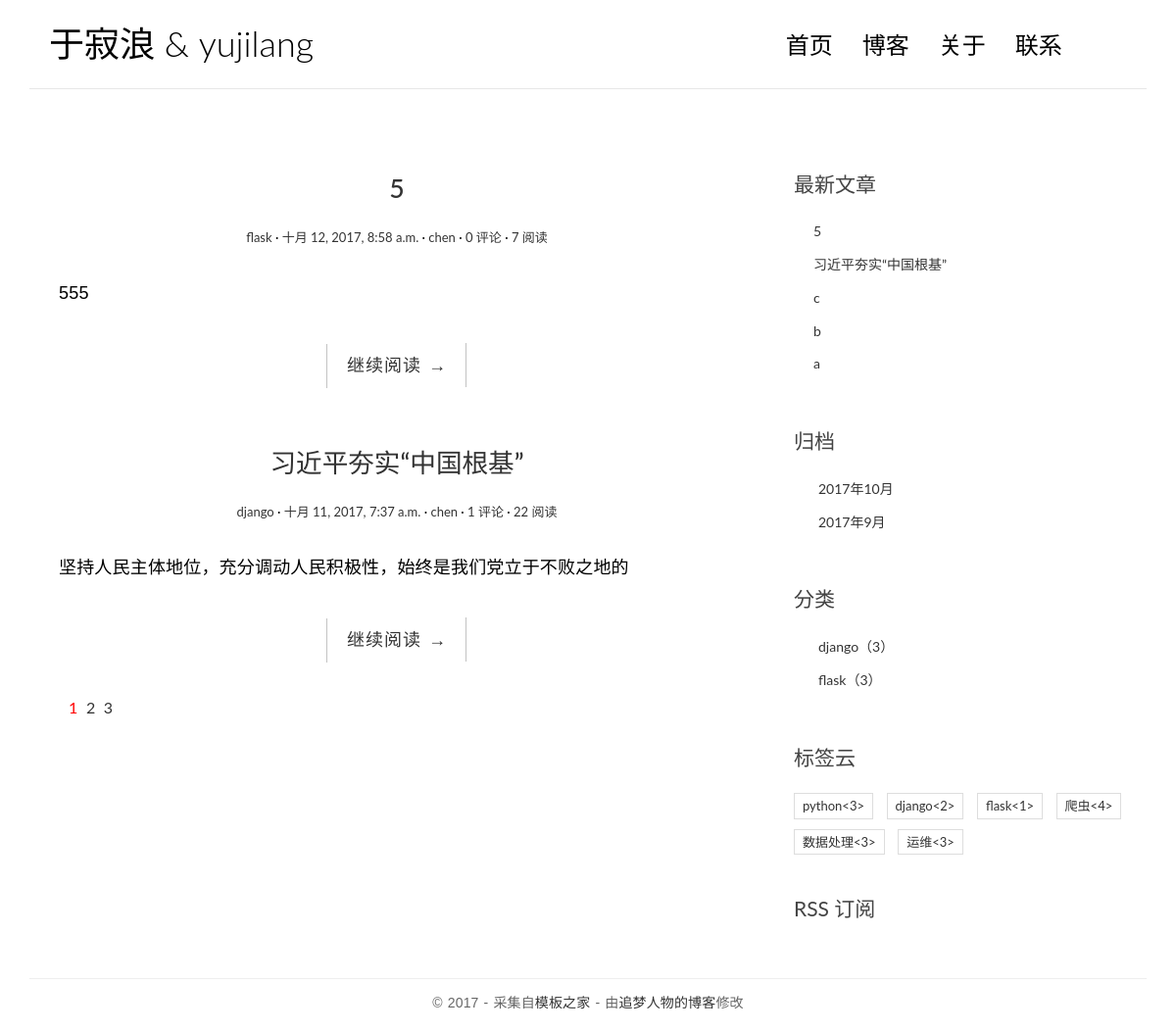
The page / on the database its author committed.
### blog/models.py (models this page shows, shortened)
class Post(models.Model):
    title=models.CharField(max_length=64)
    body=models.TextField()
    created_time=models.DateTimeField()
    modified_time=models.DateTimeField()
    exerpt=models.CharField(max_length=256,blank=True)
    category = models.ForeignKey(Category)
    tags = models.ManyToManyField(Tag, blank=True)
    author = models.ForeignKey(User)
    views = models.PositiveIntegerField(default=0)
    def get_absolute_url(self):
        return reverse('blog:detail',kwargs={'pk':self.pk})
    class Meta:
        ordering = ['-created_time','-modified_time']

class Category(models.Model):
    name=models.CharField(max_length=64)

class Tag(models.Model):
    name=models.CharField(max_length=64)

### blog/views.py (the view, shortened to what this page needs)
# urls.py: url(r'^$',views.IndexView.as_view(),name='index'),
class IndexView(ListView):
    model = Post
    template_name = 'blog/index.html'
    context_object_name = 'post_list'
    paginate_by = 2
    def pagination_data(self, paginator, page, is_paginated):
        if not is_paginated:
            return {}
        left = []
        right = []
        left_has_more = False
        right_has_more = False
        first = False
        last = False
        page_number = page.number
        total_pages = paginator.num_pages
        page_range = paginator.page_range
        if page_number == 1:
            right = page_range[page_number:page_number + 2]
            if right[-1] < total_pages - 1:
                right_has_more = True
            if right[-1] < total_pages:
                last = True
        elif page_number == total_pages:
            left = page_range[(page_number - 3) if (page_number - 3) > 0 else 0:page_number - 1]
            if left[0] > 2:
                left_has_more = True
            if left[0] > 1:
                first = True
        data = {
            'left': left,
            'right': right,
            'left_has_more': left_has_more,
            'right_has_more': right_has_more,
            'first': first,
            'last': last,
        }
        return data
    """
        在视图函数中将模板变量传递给模板是通过给 render 函数的 context 参数传递一个字典实现的，
        例如 render(request, 'blog/index.html', context={'post_list': post_list})，
        这里传递了一个 {'post_list': post_list} 字典给模板。
        在类视图中，这个需要传递的模板变量字典是通过 get_context_data 获得的，
        所以我们复写该方法，以便我们能够自己再插入一些我们自定义的模板变量进去。
    """
    def get_context_data(self, **kwargs):
        context = super().get_context_data(**kwargs)
        paginator = context.get('paginator')
        page = context.get('page_obj')
        is_paginated = context.get('is_paginated')
        pagination_data = self.pagination_data(paginator, page, is_paginated)
        context.update(pagination_data)
        return context

### blog/templatetags/blog_tags.py (called while the page is built)
@register.simple_tag
def get_recent_posts(num=5):
    return Post.objects.all()[:num]

@register.simple_tag
def archives():
    return Post.objects.dates('created_time','month',order='DESC')

@register.simple_tag
def get_categories():
    return Category.objects.annotate(num_posts=Count('post')).filter(num_posts__gt=0)

@register.simple_tag
def get_tags():
    return Tag.objects.annotate(num_posts=Count('post')).filter(num_posts__gt=0)

### templates/blog/index.html (shortened to what this page needs)
{% extends 'base.html' %}
{% block main %}
     <main class="col-md-8">
        {% for post in post_list %}
            <article class="post post-{{ post.pk }}">
                <header class="entry-header">
                    <h1 class="entry-title">
                        <a href="{{ post.get_absolute_url }}">{{ post.title }}</a>
                    </h1>
                    <div class="entry-meta">
                        <span class="post-category"><a href="{{ post.get_absolute_url }}">{{ post.category.name }}</a></span>
                        <span class="post-date"><a href="#"><time class="entry-date"
                                                                  datetime="{{ post.created_time }}">{{ post.created_time }}</time></a></span>
                        <span class="post-author"><a href="#">{{ post.author }}</a></span>
                        <span class="comments-link"><a href="{{ post.get_absolute_url }}#comment-area">{{ post.comment_set.count }} 评论</a></span>
                        <span class="views-count"><a href="#">{{ post.views }} 阅读</a></span>
                    </div>
                </header>
                <div class="entry-content clearfix">
                    <p> {{ post.exerpt }} </p>
                    <div class="read-more cl-effect-14">
                        <a href="{{ post.get_absolute_url }}" class="more-link">继续阅读 <span class="meta-nav">→</span></a>
                    </div>
                </div>
            </article>
        {% empty %}
            <div class="no-post">暂时还没有发布的文章！</div>
        {% endfor %}
        {% if is_paginated %}
            <div class="pagination">
                <ul>
                    <li class="current">
                        <a href="?page={{ page_obj.number }}">{{ page_obj.number }}</a>
                    </li>
                    {% if right %}
                        {% for i in right %}
                            <li><a href="?page={{ i }}">{{ i }}</a></li>
                        {% endfor %}
                    {% endif %}
                </ul>
            </div>
        {% endif %}
    </main>
{% endblock %}

### templates/base.html (shortened to what this page needs)
{% load staticfiles %}
{% load blog_tags %}
<!DOCTYPE html>
<html>
<head>
    <link rel="stylesheet" href="{% static 'blog/css/bootstrap.min.css' %}">
    <link rel="stylesheet" href="http://code.ionicframework.com/ionicons/2.0.1/css/ionicons.min.css">
    <link rel="stylesheet" href="{% static 'blog/css/pace.css' %}">
    <link rel="stylesheet" href="{% static 'blog/css/custom.css' %}">
    <link rel="stylesheet" href="{% static 'blog/css/highlights/borland.css' %}">
</head>
<body>
<div class="container">
    <header id="site-header">
        <div class="row">
            <div class="col-md-4 col-sm-5 col-xs-8">
                <div class="logo">
                    <h1><a href="{% url 'blog:index' %}"><b>于寂浪</b> &amp; yujilang</a></h1>
                </div>
            </div>
            <div class="col-md-8 col-sm-7 col-xs-4">
                <nav class="main-nav" role="navigation">
                    <div class="collapse navbar-collapse" id="bs-example-navbar-collapse-1">
                        <ul class="nav navbar-nav navbar-right">
                            <li class="cl-effect-11"><a href="{% url 'blog:index' %}" data-hover="首页">首页</a></li>
                            <li class="cl-effect-11"><a href="full-width.html" data-hover="博客">博客</a></li>
                            <li class="cl-effect-11"><a href="about.html" data-hover="关于">关于</a></li>
                            <li class="cl-effect-11"><a href="contact.html" data-hover="联系">联系</a></li>
                        </ul>
                    </div>
                </nav>
            </div>
        </div>
    </header>
</div>
<div class="content-body">
    <div class="container">
        <div class="row">
          {% block main %}
          {% endblock %}
            <aside class="col-md-4">
                <div class="widget widget-recent-posts">
                    <h3 class="widget-title">最新文章</h3>
                    {% get_recent_posts as recent_post_list %}
                    <ul>
                        {% for post in recent_post_list %}
                            <li>
                                <a href="{{ post.get_absolute_url }}">
                                    {{ post.title }}
                                </a>
                            </li>
                        {% empty %}
                            没有文章！
                        {% endfor %}
                    </ul>
                </div>
                <div class="widget widget-archives">
                    <h3 class="widget-title">归档</h3>
                    {% archives as date_list %}
                    <ul>
                        {% for data in date_list %}
                            <li>
                                <a href="{% url 'blog:archives' data.year data.month %}">
                                    {{ data.year }}年{{ data.month }}月
                                </a>
                            </li>
                        {% empty %}
                            没有归档！
                        {% endfor %}
                    </ul>
                </div>
                <div class="widget widget-category">
                    <h3 class="widget-title">分类</h3>
                    {% get_categories as category_list %}
                    <ul>
                        {% for category in category_list %}
                            <li>
                                <a href="{% url 'blog:category' category.pk %}">
                                    {{ category.name }}<span class="post-count">（{{ category.num_posts }}）</span>
                                </a>
                            </li>
                        {% empty %}
                            没有分类！
                        {% endfor %}
                    </ul>
                </div>
                <div class="widget widget-tag-cloud">
                    <h3 class="widget-title">标签云</h3>
                    {% get_tags as tag_list %}
                    <ul>
                        {% for tag in tag_list %}
                            <li>
                                <a href="{% url 'blog:tag' tag.pk %}">
                                    {{ tag.name }}<{{ tag.num_posts }}>
                                </a>
                            </li>
                        {% empty %}
                            暂无标签！
                        {% endfor %}
                    </ul>
                </div>
                <div class="rss">
                    <a href="{% url 'rss' %}"> RSS 订阅</a>
                </div>
            </aside>
        </div>
    </div>
</div>
<footer id="site-footer">
    <div class="container">
        <div class="row">
            <div class="col-md-12">
                <p class="copyright">&copy 2017 - 采集自<a href="http://www.cssmoban.com/"
                                                        target="_blank" title="模板之家">模板之家</a>
                    - 由<a href="http://zmrenwu.com/" title="网页模板" target="_blank">追梦人物的博客</a>修改
                </p>
            </div>
        </div>
    </div>
</footer>
</body>
</html>

### blog/static/blog/css/custom.css (style rules this page uses)
* { outline: none; }
h1, h2, h3, h4, h5, h6 { margin-top: 0; }
b { font-weight: 400; }
a { color: #333; }
body { color: #444; font-family: 'Lato', sans-serif; }
p { font-family: 'Ubuntu', sans-serif; font-weight: 400; word-spacing: 1px; letter-spacing: 0.01em; }
#site-header { background-color: #FFF; padding: 25px 20px; margin-bottom: 40px; border-bottom: 1px solid #e7e7e7; }
.logo h1 a { color: #000; }
.logo h1 { margin: 0; font-family: 'Lato', sans-serif; font-weight: 300; }
.main-nav { margin-top: 11px; max-width: 95%; }
.main-nav a { color: #000000 !important; padding: 0 0 5px 0 !important; margin-right: 30px; font-family: 'Lato', sans-serif; font-weight: 300; font-size: 24px; }
.cl-effect-11 a { padding: 10px 0; color: #0972b4; text-shadow: none; }
.cl-effect-11 a::before { position: absolute; top: 0; left: 0; overflow: hidden; padding: 0 0 5px 0 !important; max-width: 0; border-bottom: 1px solid #000; color: #000; content: attr(data-hover); white-space: nowrap; -webkit-transition: max-width 0.5s; -moz-transition: max-width 0.5s; transition: max-width 0.5s; }
.content-body { padding-bottom: 4em; }
.post { background: #fff; padding: 30px 30px 0; }
.entry-title { text-align: center; font-size: 1.9em; margin-bottom: 20px; line-height: 1.6; padding: 10px 20px 0; }
.entry-meta { text-align: center; color: #DDDDDD; font-size: 13px; margin-bottom: 30px; }
.entry-content { font-size: 18px; line-height: 1.9; font-weight: 300; color: #000; }
.post-category::after, .post-date::after, .post-author::after, .comments-link::after { content: ' ·'; color: #000; }
.read-more { font-family: 'Ubuntu', sans-serif; font-weight: 400; word-spacing: 1px; letter-spacing: 0.01em; text-align: center; margin-top: 20px; }
.cl-effect-14 a { padding: 0 20px; height: 45px; line-height: 45px; position: relative; display: inline-block; margin: 15px 25px; letter-spacing: 1px; font-weight: 400; text-shadow: 0 0 1px rgba(255, 255, 255, 0.3); }
.cl-effect-14 a::before, .cl-effect-14 a::after { position: absolute; width: 45px; height: 1px; background: #C3C3C3; content: ''; -webkit-transition: all 0.3s; -moz-transition: all 0.3s; transition: all 0.3s; pointer-events: none; }
.cl-effect-14 a::before { top: 0; left: 0; -webkit-transform: rotate(90deg); -moz-transform: rotate(90deg); transform: rotate(90deg); -webkit-transform-origin: 0 0; -moz-transform-origin: 0 0; transform-origin: 0 0; }
.cl-effect-14 a::after { right: 0; bottom: 0; -webkit-transform: rotate(90deg); -moz-transform: rotate(90deg); transform: rotate(90deg); -webkit-transform-origin: 100% 0; -moz-transform-origin: 100% 0; transform-origin: 100% 0; }
.widget { background: #fff; padding: 30px 0 0; }
.widget-title { font-size: 1.5em; margin-bottom: 20px; line-height: 1.6; padding: 10px 0 0; font-weight: 400; }
.widget-recent-posts ul { padding: 0; margin: 0; padding-left: 20px; }
.widget-recent-posts ul li { list-style-type: none; position: relative; line-height: 170%; margin-bottom: 10px; }
.widget-recent-posts ul li::before { content: '\f3d3'; font-family: "Ionicons"; position: absolute; left: -17px; top: 3px; font-size: 16px; color: #000; }
.widget-archives ul { padding: 0; margin: 0; padding-left: 25px; }
.widget-archives ul li { list-style-type: none; position: relative; line-height: 170%; margin-bottom: 10px; }
.widget-archives ul li::before { content: '\f3f3'; font-family: "Ionicons"; position: absolute; left: -25px; top: 1px; font-size: 16px; color: #000; }
.widget-category ul { padding: 0; margin: 0; padding-left: 25px; }
.widget-category ul li { list-style-type: none; position: relative; line-height: 170%; margin-bottom: 10px; }
.widget-category ul li::before { content: '\f3fe'; font-family: "Ionicons"; position: absolute; left: -25px; top: 1px; font-size: 18px; color: #000; }
.widget-tag-cloud ul { padding: 0; margin: 0; margin-right: -10px; }
.widget-tag-cloud ul li { list-style-type: none; font-size: 13px; display: inline-block; margin-right: 10px; margin-bottom: 10px; padding: 3px 8px; border: 1px solid #ddd; }
.rss { font-size: 21px; margin-top: 30px; }
.rss a { color: #444; }
#site-footer { padding-top: 10px; padding: 0 0 1.5em 0; }
.copyright { text-align: center; padding-top: 1em; margin: 0; border-top: 1px solid #eee; color: #666; }
.pagination ul { list-style: none; }
.pagination ul li { display: inline-block; font-size: 16px; margin-right: 5px; }
.current a { color: red; }

### rows shown on the page
Post: title "5", category.name "flask", created_time "十月 12, 2017, 8:58 a.m.", author "chen", comment_set.count "0", views "7", exerpt "555"
Post: title "习近平夯实“中国根基”", category.name "django", created_time "十月 11, 2017, 7:37 a.m.", author "chen", comment_set.count "1", views "22", exerpt "坚持人民主体地位，充分调动人民积极性，始终是我们党立于不败之地的"
Post: title "c"
Post: title "b"
Post: title "a"
Category: name "django", num_posts "3"
Category: name "flask", num_posts "3"
Tag: name "python", num_posts "3"
Tag: name "django", num_posts "2"
Tag: name "flask", num_posts "1"
Tag: name "爬虫", num_posts "4"
Tag: name "数据处理", num_posts "3"
Tag: name "运维", num_posts "3"

### other values the page prints
{{ page_obj.number }} "1"
{{ i }} "2" "3"
{{ data.year }} "2017" "2017"
{{ data.month }} "10" "9"
